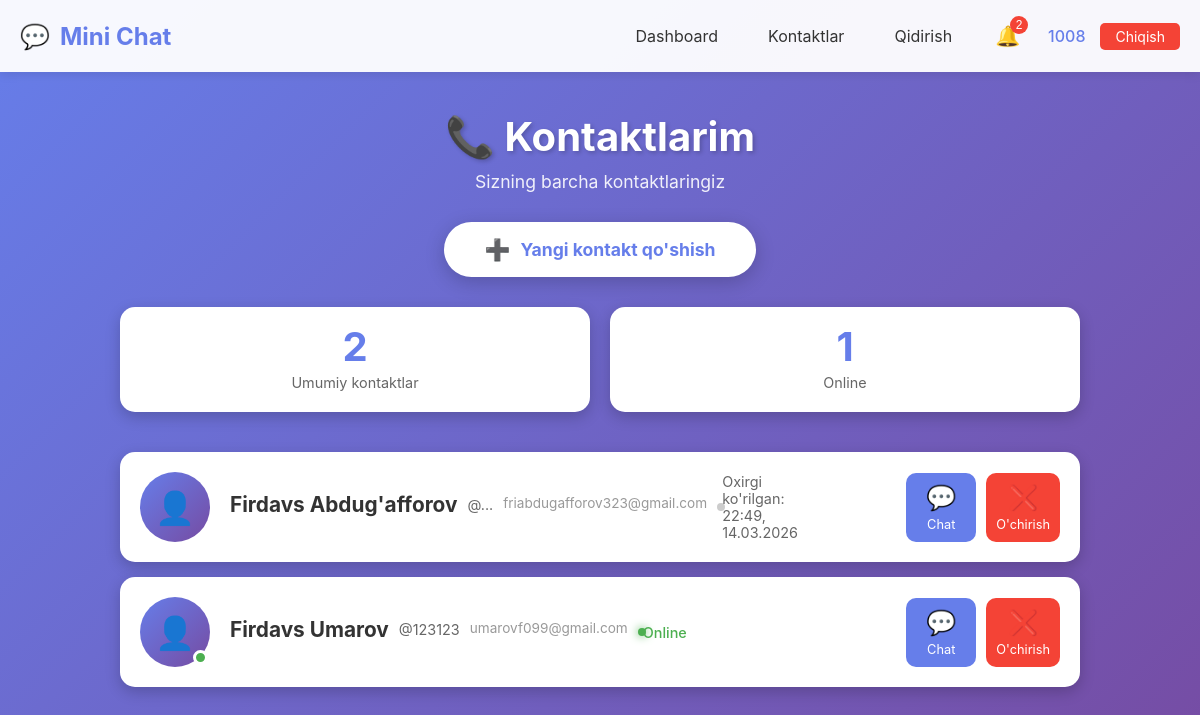
The page /contacts (signed in) on the database its author committed.
### models.py (models this page shows, shortened)
class User(UserMixin, db.Model):
    __tablename__ = 'user'
    id = db.Column(db.Integer, primary_key=True)
    username = db.Column(db.String(80), unique=True, nullable=False)
    email = db.Column(db.String(120), unique=True, nullable=False)
    password_hash = db.Column(db.String(200), nullable=False)
    first_name = db.Column(db.String(50))
    last_name = db.Column(db.String(50))
    bio = db.Column(db.Text, nullable=True)
    profile_pic = db.Column(db.String(200), default='default.jpg')
    is_online = db.Column(db.Boolean, default=False)
    last_seen = db.Column(db.DateTime, default=datetime.now)
    created_at = db.Column(db.DateTime, default=datetime.now)
    sent_messages = db.relationship('Message',
                                   foreign_keys='Message.sender_id',
                                   backref='sender',
                                   lazy='dynamic')
    received_messages = db.relationship('Message',
                                      foreign_keys='Message.receiver_id',
                                      backref='receiver',
                                      lazy='dynamic')
    contact_list = db.relationship('User',
                                 secondary=contacts,
                                 primaryjoin=(contacts.c.user_id == id),
                                 secondaryjoin=(contacts.c.contact_id == id),
                                 backref=db.backref('added_by', lazy='dynamic'),
                                 lazy='dynamic')
    def get_contacts(self):
        return self.contact_list.all()

### app.py (the view)
@app.route('/contacts')
@login_required
def contacts():
    try:
        contacts_list = current_user.get_contacts()
        return render_template('contacts.html', contacts=contacts_list)
    except Exception as e:
        print(f"Xatolik: {e}")
        flash("Kontaktlarni yuklashda xatolik yuz berdi", 'danger')
        return render_template('contacts.html', contacts=[])

### app.py (called while the page is built)
@login_manager.user_loader
def load_user(user_id):
    return User.query.get(int(user_id))

### templates/contacts.html (shortened to what this page needs)
{% extends "base.html" %}
{% block content %}
<div class="contacts-container">
    <div class="contacts-header">
        <h1>📞 Kontaktlarim</h1>
        <p>Sizning barcha kontaktlaringiz</p>
    </div>
    <div class="contacts-actions">
        <a href="{{ url_for('search_users') }}" class="btn-add-contact">
            <span class="btn-icon">➕</span>
            Yangi kontakt qo'shish
        </a>
    </div>
    <div class="contacts-stats">
        <div class="stat-card">
            <span class="stat-number">{{ contacts|length }}</span>
            <span class="stat-label">Umumiy kontaktlar</span>
        </div>
        <div class="stat-card">
            <span class="stat-number">{{ contacts|selectattr('is_online', 'equalto', true)|list|length }}</span>
            <span class="stat-label">Online</span>
        </div>
    </div>
    <div class="contacts-list">
        {% if contacts %}
            {% for contact in contacts %}
                <div class="contact-card">
                    <div class="contact-avatar">
                        <span class="avatar-icon">👤</span>
                        {% if contact.is_online %}
                            <span class="online-badge" title="Online"></span>
                        {% endif %}
                    </div>
                    <div class="contact-info">
                        <h3 class="contact-name">
                            {{ contact.first_name or contact.username }}
                            {% if contact.last_name %} {{ contact.last_name }}{% endif %}
                        </h3>
                        <p class="contact-username">@{{ contact.username }}</p>
                        {% if contact.email %}
                            <p class="contact-email">{{ contact.email }}</p>
                        {% endif %}
                        <div class="contact-status {% if contact.is_online %}online{% endif %}">
                            {% if contact.is_online %}
                                Online
                            {% else %}
                                Oxirgi ko'rilgan: {{ contact.last_seen.strftime('%H:%M, %d.%m.%Y') if contact.last_seen else 'Noma\'lum' }}
                            {% endif %}
                        </div>
                    </div>
                    <div class="contact-actions">
                        <a href="{{ url_for('chat', user_id=contact.id) }}" class="btn-chat-action" title="Chat yozish">
                            <span class="action-icon">💬</span>
                            <span class="action-text">Chat</span>
                        </a>
                        <a href="{{ url_for('remove_contact', user_id=contact.id) }}"
                           class="btn-remove-action"
                           title="Kontaktni o'chirish"
                           onclick="return confirm('{{ contact.username }} kontaktlardan o\'chirilsinmi?')">
                            <span class="action-icon">❌</span>
                            <span class="action-text">O'chirish</span>
                        </a>
                    </div>
                </div>
            {% endfor %}
        {% endif %}
    </div>
</div>
{% endblock %}

### templates/base.html (shortened to what this page needs)
<!DOCTYPE html>
<html lang="uz">
<head>
    <link rel="stylesheet" href="{{ url_for('static', filename='style.css') }}">
</head>
<body>
    <nav class="navbar">
        <div class="nav-container">
            <div class="nav-brand">
                <a href="{{ url_for('index') }}" class="brand-link">
                    <span class="brand-icon">💬</span>
                    <span class="brand-text">Mini Chat</span>
                </a>
            </div>
            <div class="nav-menu">
                {% if current_user.is_authenticated %}
                    <a href="{{ url_for('dashboard') }}" class="nav-link">Dashboard</a>
                    <a href="{{ url_for('contacts') }}" class="nav-link">Kontaktlar</a>
                    <a href="{{ url_for('search_users') }}" class="nav-link">Qidirish</a>
                    <div class="notifications-dropdown">
                        <button class="notifications-btn" onclick="toggleNotifications()">
                            🔔
                            <span class="notification-badge" id="notificationBadge">0</span>
                        </button>
                    </div>
                    <div class="user-menu">
                        <span class="username">{{ current_user.username }}</span>
                        <a href="{{ url_for('logout') }}" class="logout-btn">Chiqish</a>
                    </div>
                {% else %}
                    <a href="{{ url_for('login') }}" class="nav-link">Kirish</a>
                    <a href="{{ url_for('register') }}" class="nav-link register-btn">Ro'yxatdan o'tish</a>
                {% endif %}
            </div>
        </div>
    </nav>
    <main class="main-content">
        <div class="container">
            {% block content %}{% endblock %}
        </div>
    </main>
</body>
</html>

### static/style.css (style rules this page uses)
* { margin: 0; padding: 0; box-sizing: border-box; }
body { font-family: -apple-system, BlinkMacSystemFont, 'Segoe UI', Roboto, Oxygen, Ubuntu, sans-serif; background: linear-gradient(135deg, #667eea 0%, #764ba2 100%); min-height: 100vh; color: #333; }
.container { max-width: 1200px; margin: 0 auto; padding: 20px; }
.username { font-weight: bold; color: #667eea; }
.contact-info { display: flex; align-items: center; gap: 10px; }
.contact-status { width: 8px; height: 8px; border-radius: 50%; background: #ccc; }
.contact-status.online { background: #4CAF50; box-shadow: 0 0 10px #4CAF50; }
.notifications-dropdown { position: relative; display: inline-block; }
.notifications-btn { background: transparent; border: none; font-size: 20px; cursor: pointer; position: relative; padding: 8px; }
.notification-badge { position: absolute; top: 0; right: 0; background: #f44336; color: white; font-size: 12px; padding: 2px 5px; border-radius: 10px; min-width: 18px; text-align: center; }
.navbar { background: rgba(255, 255, 255, 0.95); box-shadow: 0 2px 10px rgba(0,0,0,0.1); position: sticky; top: 0; z-index: 1000; }
.nav-container { max-width: 1200px; margin: 0 auto; padding: 1rem 20px; display: flex; justify-content: space-between; align-items: center; }
.nav-brand .brand-link { display: flex; align-items: center; gap: 10px; text-decoration: none; font-size: 1.5rem; font-weight: bold; color: #667eea; }
.nav-menu { display: flex; gap: 20px; align-items: center; }
.nav-link { text-decoration: none; color: #333; padding: 8px 15px; border-radius: 5px; transition: all 0.3s; }
.user-menu { display: flex; align-items: center; gap: 15px; }
.username { font-weight: 500; color: #667eea; }
.logout-btn { background: #f44336; color: white; padding: 5px 15px; border-radius: 5px; text-decoration: none; font-size: 14px; }

### templates/contacts.html (style rules this page uses)
.contacts-container { max-width: 1000px; margin: 0 auto; padding: 20px; }
.contacts-header { text-align: center; margin-bottom: 30px; }
.contacts-header h1 { color: white; font-size: 2.5rem; margin-bottom: 10px; text-shadow: 2px 2px 4px rgba(0,0,0,0.2); }
.contacts-header p { color: rgba(255,255,255,0.9); font-size: 1.1rem; }
.contacts-actions { margin-bottom: 30px; text-align: center; }
.btn-add-contact { display: inline-flex; align-items: center; gap: 10px; background: white; color: #667eea; padding: 15px 40px; border-radius: 30px; text-decoration: none; font-weight: bold; font-size: 1.1rem; box-shadow: 0 5px 20px rgba(0,0,0,0.2); transition: all 0.3s; }
.btn-icon { font-size: 1.3rem; }
.contacts-stats { display: grid; grid-template-columns: repeat(2, 1fr); gap: 20px; margin-bottom: 40px; }
.stat-card { background: white; border-radius: 15px; padding: 20px; text-align: center; box-shadow: 0 5px 15px rgba(0,0,0,0.2); }
.stat-number { display: block; font-size: 2.5rem; font-weight: bold; color: #667eea; line-height: 1; margin-bottom: 5px; }
.stat-label { color: #666; font-size: 0.9rem; }
.contacts-list { display: flex; flex-direction: column; gap: 15px; }
.contact-card { background: white; border-radius: 15px; padding: 20px; display: grid; grid-template-columns: auto 1fr auto; gap: 20px; align-items: center; box-shadow: 0 5px 15px rgba(0,0,0,0.2); transition: all 0.3s; }
.contact-avatar { width: 70px; height: 70px; background: linear-gradient(135deg, #667eea 0%, #764ba2 100%); border-radius: 50%; display: flex; align-items: center; justify-content: center; position: relative; }
.avatar-icon { font-size: 2rem; }
.online-badge { position: absolute; bottom: 2px; right: 2px; width: 15px; height: 15px; background: #4CAF50; border: 3px solid white; border-radius: 50%; }
.contact-info { flex: 1; }
.contact-name { margin: 0 0 5px 0; color: #333; font-size: 1.3rem; }
.contact-username { margin: 0 0 5px 0; color: #666; font-size: 0.9rem; }
.contact-email { margin: 0 0 8px 0; color: #999; font-size: 0.85rem; }
.contact-status { display: flex; align-items: center; gap: 5px; font-size: 0.9rem; color: #666; }
.contact-status.online { color: #4CAF50; font-weight: 500; }
.contact-actions { display: flex; gap: 10px; }
.btn-chat-action, .btn-remove-action { display: flex; flex-direction: column; align-items: center; padding: 10px; border-radius: 10px; text-decoration: none; transition: all 0.3s; min-width: 70px; }
.btn-chat-action { background: #667eea; color: white; }
.btn-remove-action { background: #f44336; color: white; }
.action-icon { font-size: 1.5rem; margin-bottom: 5px; }
.action-text { font-size: 0.8rem; }

### rows shown on the page
User: username "1008"
User: first_name "Firdavs", last_name "Abdug'afforov", username "...", email "friabdugafforov323@gmail.com", last_seen "22:49, 14.03.2026"
User: is_online True (drawn), first_name "Firdavs", last_name "Umarov", username "123123", email "umarovf099@gmail.com"

### other values the page prints
{{ contacts|length }} "2"
{{ contacts|selectattr('is_online', 'equalto', true)|list|length }} "1"
